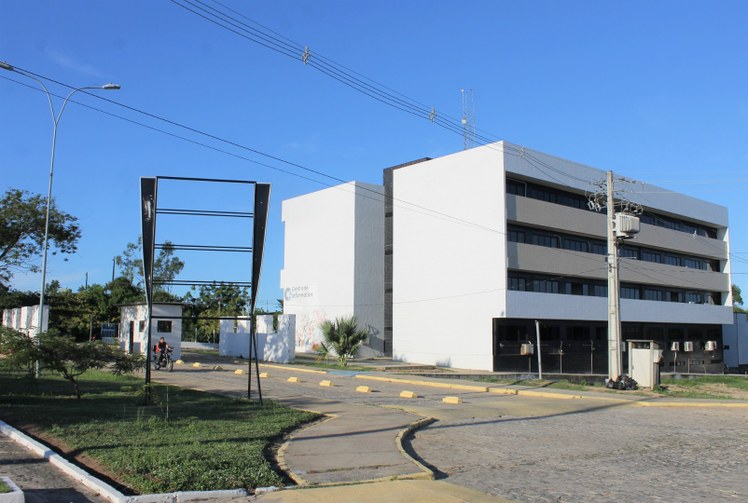
#> input picture img/ci.jpeg, 748 x 503 px, given in place of ci.png, which was not available
$ python sobel.py
#> lines starting #> are read from the running program, lines starting #| are printed output that depends on the picture; pictures that were not available may be replaced by others from this repository, and a replacement may not be noted
from PIL import Image
import numpy as np
from matplotlib import pyplot as plt
import cv2

def imagemArray(imagem):  # Transforma a imagem em array
    return np.asarray(imagem)

def exibe(imagem_resultante,title): #Definida uma função para exibição das imagens resultantes
  plt.title(title) #Coloca título na imagem
  plt.imshow(imagem_resultante) #Usado comando plt.imshow para transformar matriz ou array em imagem
  plt.show() #Plota a imagem

#m_med, n_med, mask_media
def lermascara(arquivo):
#> called with arquivo = 'sobel_horizontal.txt'
    with open(arquivo, "r") as f:
        # Ler as dimensões da máscara
#> (reads sobel_horizontal.txt from the repository)
        rows = int(f.readline().strip())
        cols = int(f.readline().strip())

        # Ler os valores da máscara
        mascara = []
        for i in range(rows):
            linha = [float(x) for x in f.readline().strip().split()]
            mascara.append(linha)

        #print(rows, cols)
        #print(mascara)
        mascara_np = np.array(mascara)
    return mascara_np

def correlacao(img, mascara):
    # Criar matriz de zeros para armazenar o resultado da correlação
    imagemresultante = np.zeros_like(img)
    # Obter a altura, largura e o RGB (var não utilizada) da imagem
    imageheight, imagewidth, _ = img.shape
    # Obter a altura e largura da máscara
    maskheight, maskwidth = mascara.shape

    for w in range(imagewidth):
        # Definir o início da linha e o fim da linha da submatriz
        linha_inicio = w
        linha_fim = linha_inicio + maskwidth

        # Verificar se o índice é inválido e ajustá-lo
        if linha_fim >= imagewidth:
            linha_fim = imagewidth
            linha_inicio = linha_fim - maskwidth

        # Definir o início da coluna e o fim da coluna da submatriz
        for h in range(imageheight):
            coluna_inicio = h
            coluna_fim = coluna_inicio + maskheight

            # Verificar se o índice é inválido e ajustá-lo
            if coluna_fim >= imageheight:
                coluna_fim = imageheight
                coluna_inicio = coluna_fim - maskheight

            # Obter a submatriz para cada canal de cor
            for c in range(img.shape[2]):
                submatrix = img[coluna_inicio:coluna_fim, linha_inicio:linha_fim, c]
                submatrix = submatrix * mascara
                # if the sum get negative set it to 0
                if np.sum(submatrix) < 0:
                    submatrix = 0

                # Somar os valores
                imagemresultante[h, w, c] = (np.sum(submatrix).astype(np.uint8))


    imagemresultante = np.abs(imagemresultante)
    imagemresultante = (imagemresultante / np.max(imagemresultante)) * 255
    return imagemresultante.astype(np.uint8)

mascara_sobel_horizontal = lermascara("sobel_horizontal.txt")
mascara_sobel_vertical = lermascara("sobel_vertical.txt")
#> (reads sobel_vertical.txt from the repository)

imagemOriginal = Image.open('ci.png')
#> imagemOriginal is the input picture: PIL image 748x503 RGB; mean R, G, B 114.3, 138.7, 167.6
arrayOriginal = imagemArray(imagemOriginal)
larguraOriginal, alturaOriginal = imagemOriginal.size
#> larguraOriginal = 748; alturaOriginal = 503

imagemResultante = correlacao(arrayOriginal, mascara_sobel_horizontal)
#> after the loop in correlacao, `for w in range(imagewidth):`:
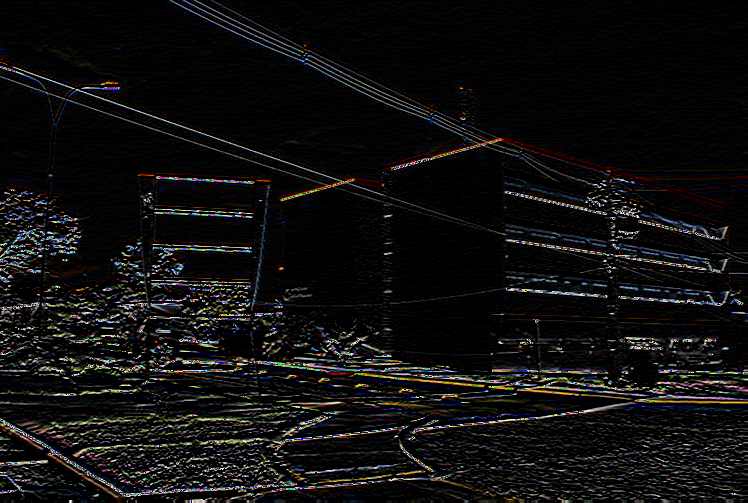
#> imagemresultante: shape (503, 748, 3); mean R, G, B 15.9, 15.3, 15.1
imagemResultante = imagemArray(imagemResultante)
exibe(imagemResultante, "Imagem com filtro de Sobel Horizontal")

imagemResultante2 = correlacao(arrayOriginal, mascara_sobel_vertical)
#> after the loop in correlacao (call 2), `for w in range(imagewidth):`:
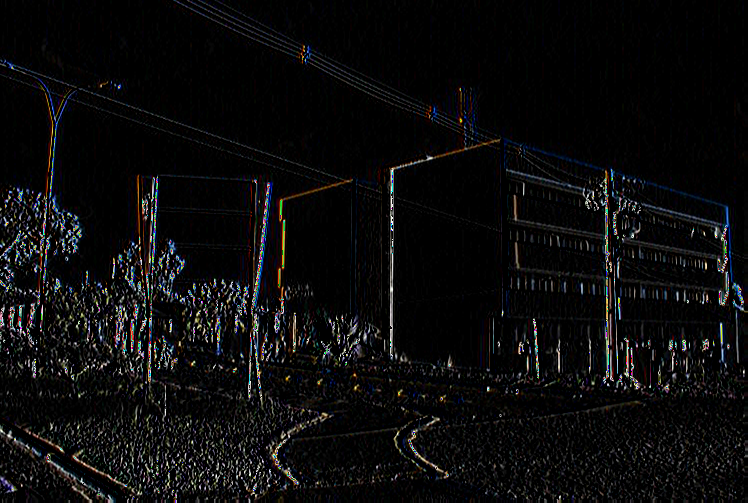
#> imagemresultante: shape (503, 748, 3); mean R, G, B 11.5, 11.4, 11.8
imagemResultante2 = imagemArray(imagemResultante2)
exibe(imagemResultante2, "Imagem com filtro de Sobel Vertical")

# merge the two sobel images
imagemResultante3 = cv2.addWeighted(imagemResultante, 0.5, imagemResultante2, 0.5, 0)
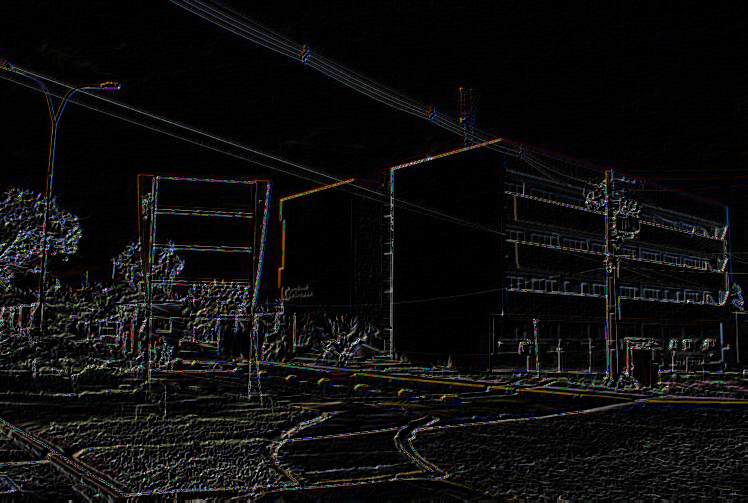
#> imagemResultante3: shape (503, 748, 3); mean R, G, B 13.7, 13.3, 13.4
exibe(imagemResultante3, "Imagem com filtro de Sobel")
